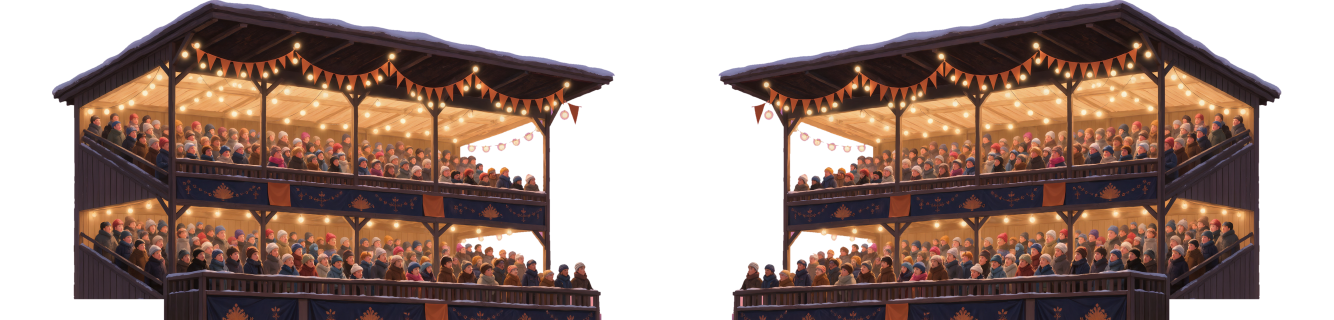
#> input picture arena-brief/incoming/stands_crowd_TEST_sheet.webp, 4000 x 960 px, given in place of bg-medium.png, which was not available (shown at 1/3 size)
$ python make-bg.py ../../../../arena-brief/incoming ../../../../arena-brief/incoming/stands_gen1_rgba.webp
#> lines starting #> are read from the running program, lines starting #| are printed output that depends on the picture
# PNG пустого разворота (tools/capture-bg.cjs) -> JPEG q90 в assets/ (подложка макетов).
# usage: python3 -I make-bg.py <каталог с bg-*.png> <куда>
import sys
from PIL import Image
src, dst = sys.argv[1], sys.argv[2]
for n in ('medium', 'dense'):
    Image.open(f'{src}/bg-{n}.png').convert('RGB').save(f'{dst}/bg-{n}.jpg', quality=90)
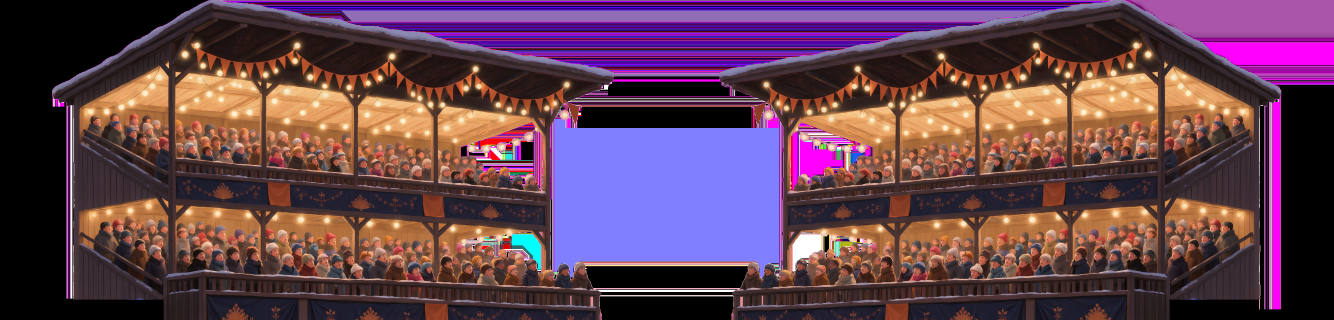
#> saved as bg-medium.jpg: PIL image 4000x960 RGB (shown at 1/3 size); mean R, G, B 99.5, 65, 81.8
#> pass 2 of the loop `for n in ('medium', 'dense'):`:
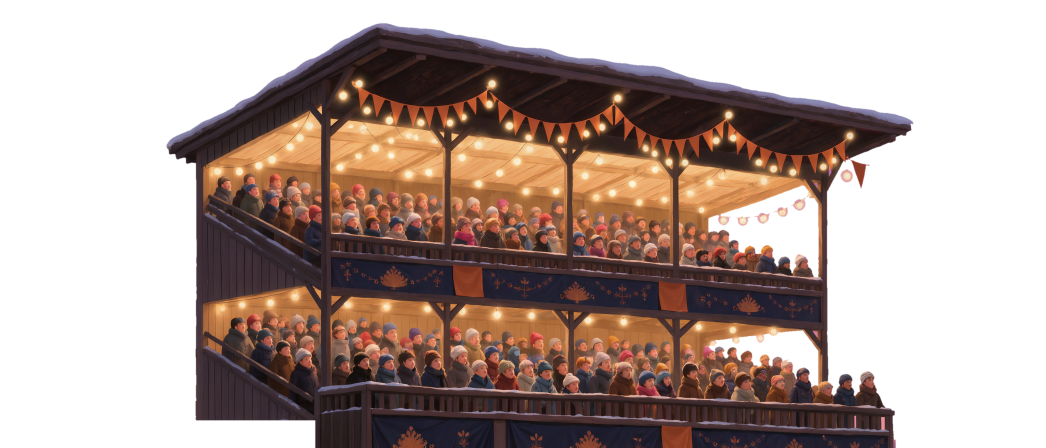
#> input picture arena-brief/incoming/stands_gen1_rgba.webp, 3136 x 1344 px, given in place of bg-dense.png, which was not available (shown at 1/3 size)
#> `Image.open(f'{src}/bg-{n}.png').convert('RGB').save(f'{dst}/bg-{n}.jpg..`:
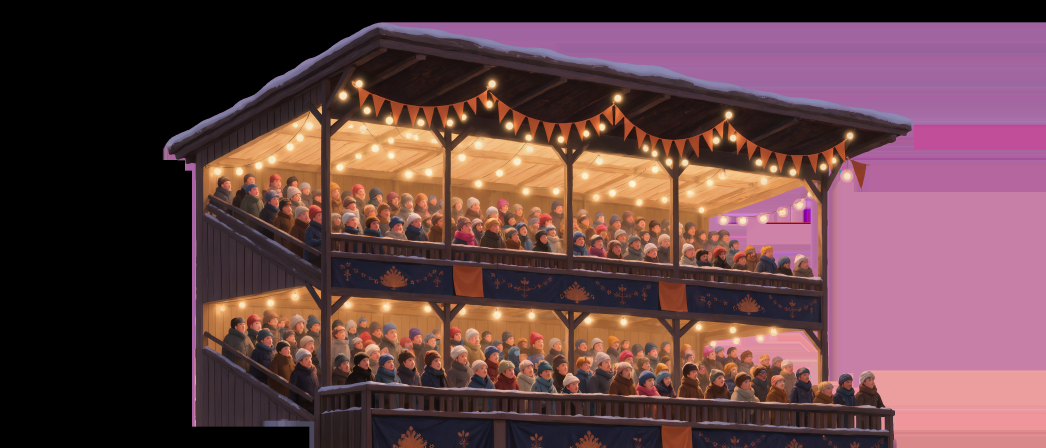
#> saved as bg-dense.jpg: PIL image 3136x1344 RGB (shown at 1/3 size); mean R, G, B 99.4, 65.5, 69.2
